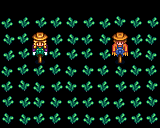

Below is a game level as drawn by its tile map, then a one-line description and the .tmx file that defines it, in full:
An orthogonal 10x8 tile map with 16x16 px tiles, 3 tile layers (Buildings, Front, Paths) and 30 objects (30x TileData).

<map version="1.5" tiledversion="1.5.0" orientation="orthogonal" renderorder="right-down" width="10" height="8" tilewidth="16" tileheight="16" infinite="0" nextlayerid="9" nextobjectid="31">
 <tileset firstgid="1" name="spring_z_APTOutdoors" tilewidth="16" tileheight="16" tilecount="621" columns="27">
  <image source="spring_z_APTOutdoors.png" trans="000000" width="432" height="368" />
 </tileset>
 <objectgroup id="3" name="Buildings">
  <object id="1" name="TileData" x="0" y="16" width="16" height="16">
   <properties>
    <property name="Action" value="Message &quot;CoalPointFarm.5&quot;" />
   </properties>
  </object>
  <object id="2" name="TileData" x="32" y="16" width="16" height="16">
   <properties>
    <property name="Action" value="Message &quot;CoalPointFarm.5&quot;" />
   </properties>
  </object>
  <object id="3" name="TileData" x="16" y="16" width="16" height="16">
   <properties>
    <property name="Action" value="Message &quot;CoalPointFarm.5&quot;" />
   </properties>
  </object>
  <object id="4" name="TileData" x="48" y="16" width="16" height="16">
   <properties>
    <property name="Action" value="Message &quot;CoalPointFarm.5&quot;" />
   </properties>
  </object>
  <object id="5" name="TileData" x="64" y="16" width="16" height="16">
   <properties>
    <property name="Action" value="Message &quot;CoalPointFarm.5&quot;" />
   </properties>
  </object>
  <object id="6" name="TileData" x="80" y="16" width="16" height="16">
   <properties>
    <property name="Action" value="Message &quot;CoalPointFarm.5&quot;" />
   </properties>
  </object>
  <object id="7" name="TileData" x="96" y="16" width="16" height="16">
   <properties>
    <property name="Action" value="Message &quot;CoalPointFarm.5&quot;" />
   </properties>
  </object>
  <object id="8" name="TileData" x="112" y="16" width="16" height="16">
   <properties>
    <property name="Action" value="Message &quot;CoalPointFarm.5&quot;" />
   </properties>
  </object>
  <object id="9" name="TileData" x="128" y="16" width="16" height="16">
   <properties>
    <property name="Action" value="Message &quot;CoalPointFarm.5&quot;" />
   </properties>
  </object>
  <object id="10" name="TileData" x="144" y="16" width="16" height="16">
   <properties>
    <property name="Action" value="Message &quot;CoalPointFarm.5&quot;" />
   </properties>
  </object>
  <object id="11" name="TileData" x="144" y="32" width="16" height="16">
   <properties>
    <property name="Action" value="Message &quot;CoalPointFarm.5&quot;" />
   </properties>
  </object>
  <object id="12" name="TileData" x="144" y="48" width="16" height="16">
   <properties>
    <property name="Action" value="Message &quot;CoalPointFarm.5&quot;" />
   </properties>
  </object>
  <object id="13" name="TileData" x="144" y="64" width="16" height="16">
   <properties>
    <property name="Action" value="Message &quot;CoalPointFarm.5&quot;" />
   </properties>
  </object>
  <object id="14" name="TileData" x="144" y="80" width="16" height="16">
   <properties>
    <property name="Action" value="Message &quot;CoalPointFarm.5&quot;" />
   </properties>
  </object>
  <object id="15" name="TileData" x="144" y="96" width="16" height="16">
   <properties>
    <property name="Action" value="Message &quot;CoalPointFarm.5&quot;" />
   </properties>
  </object>
  <object id="16" name="TileData" x="144" y="112" width="16" height="16">
   <properties>
    <property name="Action" value="Message &quot;CoalPointFarm.5&quot;" />
   </properties>
  </object>
  <object id="17" name="TileData" x="128" y="112" width="16" height="16">
   <properties>
    <property name="Action" value="Message &quot;CoalPointFarm.5&quot;" />
   </properties>
  </object>
  <object id="18" name="TileData" x="112" y="112" width="16" height="16">
   <properties>
    <property name="Action" value="Message &quot;CoalPointFarm.5&quot;" />
   </properties>
  </object>
  <object id="19" name="TileData" x="96" y="112" width="16" height="16">
   <properties>
    <property name="Action" value="Message &quot;CoalPointFarm.5&quot;" />
   </properties>
  </object>
  <object id="20" name="TileData" x="80" y="112" width="16" height="16">
   <properties>
    <property name="Action" value="Message &quot;CoalPointFarm.5&quot;" />
   </properties>
  </object>
  <object id="21" name="TileData" x="64" y="112" width="16" height="16">
   <properties>
    <property name="Action" value="Message &quot;CoalPointFarm.5&quot;" />
   </properties>
  </object>
  <object id="22" name="TileData" x="48" y="112" width="16" height="16">
   <properties>
    <property name="Action" value="Message &quot;CoalPointFarm.5&quot;" />
   </properties>
  </object>
  <object id="23" name="TileData" x="32" y="112" width="16" height="16">
   <properties>
    <property name="Action" value="Message &quot;CoalPointFarm.5&quot;" />
   </properties>
  </object>
  <object id="24" name="TileData" x="16" y="112" width="16" height="16">
   <properties>
    <property name="Action" value="Message &quot;CoalPointFarm.5&quot;" />
   </properties>
  </object>
  <object id="25" name="TileData" x="0" y="112" width="16" height="16">
   <properties>
    <property name="Action" value="Message &quot;CoalPointFarm.5&quot;" />
   </properties>
  </object>
  <object id="26" name="TileData" x="0" y="96" width="16" height="16">
   <properties>
    <property name="Action" value="Message &quot;CoalPointFarm.5&quot;" />
   </properties>
  </object>
  <object id="27" name="TileData" x="0" y="80" width="16" height="16">
   <properties>
    <property name="Action" value="Message &quot;CoalPointFarm.5&quot;" />
   </properties>
  </object>
  <object id="28" name="TileData" x="0" y="64" width="16" height="16">
   <properties>
    <property name="Action" value="Message &quot;CoalPointFarm.5&quot;" />
   </properties>
  </object>
  <object id="29" name="TileData" x="0" y="48" width="16" height="16">
   <properties>
    <property name="Action" value="Message &quot;CoalPointFarm.5&quot;" />
   </properties>
  </object>
  <object id="30" name="TileData" x="0" y="32" width="16" height="16">
   <properties>
    <property name="Action" value="Message &quot;CoalPointFarm.5&quot;" />
   </properties>
  </object>
 </objectgroup>
 <layer id="4" name="Buildings" width="10" height="8">
  <data encoding="csv">
0,0,0,0,0,0,0,0,0,0,
241,49,403,49,2147483697,403,160,2147483757,49,403,
2147483889,322,49,160,2147483889,241,2147483889,2147483889,160,2147483808,
160,109,139,484,49,484,403,86,109,2147483808,
2147483808,484,322,484,2147483808,2147483697,322,2147483889,2147483697,322,
322,2147483757,2147483808,403,2147484051,322,322,403,322,2147483757,
109,403,2147484051,2147483697,403,49,49,241,49,2147483757,
2147483697,2147483889,322,322,403,2147483889,160,403,403,49
</data>
 </layer>
 <objectgroup id="5" name="Front" />
 <layer id="6" name="Front" width="10" height="8">
  <data encoding="csv">
0,0,0,0,0,0,0,0,0,0,
0,0,0,0,0,0,0,0,0,0,
0,0,112,0,0,0,0,59,0,0,
0,0,0,0,0,0,0,0,0,0,
0,0,0,0,0,0,0,0,0,0,
0,0,0,0,0,0,0,0,0,0,
0,0,0,0,0,0,0,0,0,0,
0,0,0,0,0,0,0,0,0,0
</data>
 </layer>
 <objectgroup id="7" name="Paths" />
 <layer id="8" name="Paths" width="10" height="8">
  <data encoding="csv">
0,0,0,0,0,0,0,0,0,0,
0,0,0,0,0,0,0,0,0,0,
0,0,0,0,0,0,0,0,0,0,
0,0,0,0,0,0,0,0,0,0,
0,0,0,0,0,0,0,0,0,0,
0,0,0,0,0,0,0,0,0,0,
0,0,0,0,0,0,0,0,0,0,
0,0,0,0,0,0,0,0,0,0
</data>
 </layer>
</map>
